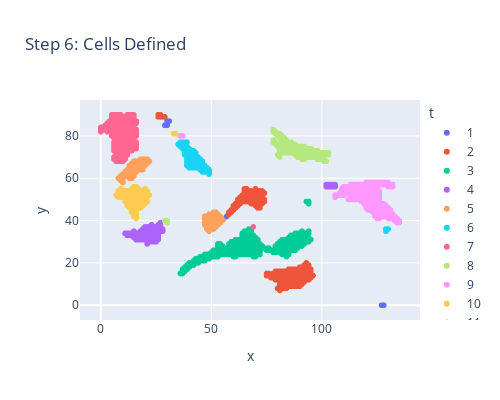

Notebook cell for this chart:
### Code cell
# visualize cells that have been found
cell_localization_df['t'] = cell_localization_df['cell_num'].astype('category')
display(cell_localization_df)
px.scatter(cell_localization_df, x='x',y='y',color='t',width=500,height=400,title="Step 6: Cells Defined")

### Figure 1 — Plotly figure (JSON) as saved in the notebook; plotly's stock layout.template omitted (floating-point values rounded to 4 significant figures; data arrays with more than 128 entries replaced by an {"elided": "..."} marker saying what was removed)
{"data": [{"hovertemplate": "t=1<br>x=%{x}<br>y=%{y}<extra></extra>", "legendgroup": "1", "marker": {"color": "#636efa", "symbol": "circle"}, "mode": "markers", "name": "1", "showlegend": true, "type": "scattergl", "x": [127, 128], "xaxis": "x", "y": [0, 0], "yaxis": "y"}, {"hovertemplate": "t=2<br>x=%{x}<br>y=%{y}<extra></extra>", "legendgroup": "2", "marker": {"color": "#EF553B", "symbol": "circle"}, "mode": "markers", "name": "2", "showlegend": true, "type": "scattergl", "x": {"elided": "153 int values"}, "xaxis": "x", "y": {"elided": "153 int values"}, "yaxis": "y"}, {"hovertemplate": "t=3<br>x=%{x}<br>y=%{y}<extra></extra>", "legendgroup": "3", "marker": {"color": "#00cc96", "symbol": "circle"}, "mode": "markers", "name": "3", "showlegend": true, "type": "scattergl", "x": {"elided": "342 int values"}, "xaxis": "x", "y": {"elided": "342 int values"}, "yaxis": "y"}, {"hovertemplate": "t=4<br>x=%{x}<br>y=%{y}<extra></extra>", "legendgroup": "4", "marker": {"color": "#ab63fa", "symbol": "circle"}, "mode": "markers", "name": "4", "showlegend": true, "type": "scattergl", "x": [21, 21, 21, 22, 22, 23, 23, 24, 24, 25, 25, 25, 26, 26, 26, 26, 25, 25, 24, 24, 24, 23, 23, 23, 22, 22, 22, 21, 21, 21, 20, 20, 20, 19, 19, 19, 18, 18, 18, 17, 17, 17, 16, 16, 16, 15, 15, 15, 14, 14, 13, 13, 12, 12, 11, 15, 16, 17, 18, 19, 20, 18, 19, 19, 20, 20, 21, 21, 22, 22, 23, 23, 24, 24, 25, 25, 26, 26, 27, 27, 28, 28, 26, 26, 25, 24, 23, 23, 22, 21, 20, 27, 27], "xaxis": "x", "y": [29, 30, 31, 30, 31, 30, 31, 30, 31, 30, 31, 32, 31, 32, 33, 34, 33, 34, 33, 32, 34, 33, 32, 34, 33, 32, 34, 33, 32, 34, 33, 32, 34, 33, 32, 34, 33, 32, 34, 33, 32, 34, 33, 32, 34, 33, 32, 34, 33, 34, 33, 34, 33, 34, 34, 35, 31, 31, 31, 31, 31, 35, 35, 36, 35, 36, 35, 36, 35, 36, 35, 36, 35, 36, 35, 36, 35, 36, 35, 36, 35, 36, 37, 38, 37, 37, 37, 38, 37, 37, 37, 38, 39], "yaxis": "y"}, {"hovertemplate": "t=5<br>x=%{x}<br>y=%{y}<extra></extra>", "legendgroup": "5", "marker": {"color": "#FFA15A", "symbol": "circle"}, "mode": "markers", "name": "5", "showlegend": true, "type": "scattergl", "x": [49, 49, 49, 48, 50, 50, 51, 51, 51, 52, 52, 52, 53, 53, 53, 54, 54, 54, 55, 55, 56, 54, 53, 53, 52, 52, 52, 51, 51, 51, 50, 50, 50, 49, 49, 49, 48, 48, 48, 47, 47, 47, 47, 47, 48, 48, 49, 49, 50, 50, 51, 48, 49, 50, 51, 51, 52, 52, 53], "xaxis": "x", "y": [35, 36, 37, 36, 36, 37, 36, 37, 38, 37, 38, 39, 38, 39, 40, 39, 40, 41, 40, 41, 41, 42, 41, 42, 41, 40, 42, 41, 40, 42, 41, 40, 42, 41, 40, 42, 41, 40, 42, 41, 40, 42, 39, 38, 39, 38, 39, 38, 39, 38, 39, 37, 43, 43, 43, 44, 43, 44, 43], "yaxis": "y"}, {"hovertemplate": "t=6<br>x=%{x}<br>y=%{y}<extra></extra>", "legendgroup": "6", "marker": {"color": "#19d3f3", "symbol": "circle"}, "mode": "markers", "name": "6", "showlegend": true, "type": "scattergl", "x": [129, 129, 130], "xaxis": "x", "y": [35, 36, 36], "yaxis": "y"}, {"hovertemplate": "t=7<br>x=%{x}<br>y=%{y}<extra></extra>", "legendgroup": "7", "marker": {"color": "#FF6692", "symbol": "circle"}, "mode": "markers", "name": "7", "showlegend": true, "type": "scattergl", "x": [69], "xaxis": "x", "y": [37], "yaxis": "y"}, {"hovertemplate": "t=8<br>x=%{x}<br>y=%{y}<extra></extra>", "legendgroup": "8", "marker": {"color": "#B6E880", "symbol": "circle"}, "mode": "markers", "name": "8", "showlegend": true, "type": "scattergl", "x": [30, 30, 29], "xaxis": "x", "y": [39, 40, 40], "yaxis": "y"}, {"hovertemplate": "t=9<br>x=%{x}<br>y=%{y}<extra></extra>", "legendgroup": "9", "marker": {"color": "#FF97FF", "symbol": "circle"}, "mode": "markers", "name": "9", "showlegend": true, "type": "scattergl", "x": {"elided": "242 int values"}, "xaxis": "x", "y": {"elided": "242 int values"}, "yaxis": "y"}, {"hovertemplate": "t=10<br>x=%{x}<br>y=%{y}<extra></extra>", "legendgroup": "10", "marker": {"color": "#FECB52", "symbol": "circle"}, "mode": "markers", "name": "10", "showlegend": true, "type": "scattergl", "x": [16, 16, 16, 15, 15, 15, 15, 14, 16, 16, 16, 16, 15, 17, 17, 18, 18, 18, 19, 19, 19, 20, 20, 20, 21, 20, 19, 19, 18, 18, 18, 17, 17, 17, 16, 16, 16, 15, 15, 15, 14, 14, 14, 13, 13, 13, 12, 12, 12, 11, 11, 11, 11, 10, 10, 9, 9, 8, 8, 8, 7, 8, 9, 9, 10, 10, 11, 11, 12, 12, 12, 13, 13, 13, 14, 14, 14, 15, 15, 15, 16, 16, 16, 17, 17, 17, 18, 18, 18, 19, 19, 19, 20, 20, 20, 20, 21, 21, 21, 22, 17, 16, 16, 15, 15, 14, 9, 12, 12, 13, 13, 14, 14, 15, 15, 16, 17, 14, 14, 13], "xaxis": "x", "y": [41, 42, 43, 42, 43, 44, 45, 44, 44, 45, 46, 47, 46, 46, 47, 46, 47, 48, 47, 48, 49, 48, 49, 50, 49, 51, 50, 51, 50, 49, 51, 50, 49, 51, 50, 49, 51, 50, 49, 51, 50, 49, 51, 50, 49, 51, 50, 49, 51, 50, 49, 51, 52, 51, 52, 51, 52, 51, 52, 53, 52, 54, 53, 54, 53, 54, 53, 54, 53, 52, 54, 53, 52, 54, 53, 52, 54, 53, 52, 54, 53, 52, 54, 53, 52, 54, 53, 52, 54, 53, 52, 54, 53, 52, 54, 55, 54, 52, 51, 52, 55, 55, 56, 55, 56, 55, 55, 48, 47, 48, 47, 48, 47, 48, 47, 48, 48, 46, 45, 46], "yaxis": "y"}, {"hovertemplate": "t=11<br>x=%{x}<br>y=%{y}<extra></extra>", "legendgroup": "11", "marker": {"color": "#636efa", "symbol": "circle"}, "mode": "markers", "name": "11", "showlegend": true, "type": "scattergl", "x": [57], "xaxis": "x", "y": [42], "yaxis": "y"}, {"hovertemplate": "t=12<br>x=%{x}<br>y=%{y}<extra></extra>", "legendgroup": "12", "marker": {"color": "#EF553B", "symbol": "circle"}, "mode": "markers", "name": "12", "showlegend": true, "type": "scattergl", "x": [58, 58, 59, 59, 60, 60, 60, 61, 61, 61, 62, 62, 62, 63, 63, 63, 64, 64, 65, 65, 66, 66, 67, 67, 68, 68, 68, 69, 69, 69, 70, 70, 70, 71, 71, 71, 72, 72, 72, 73, 73, 73, 74, 74, 73, 73, 72, 72, 71, 71, 70, 70, 69, 69, 68, 68, 67, 67, 66, 66, 65, 65, 64, 64, 63, 65, 65, 66, 66, 67, 67, 68, 68, 69, 69, 70, 70, 71, 71, 72, 72, 73, 73, 74, 70, 66, 65, 72, 72, 71, 71, 70, 62], "xaxis": "x", "y": [43, 44, 44, 45, 45, 46, 47, 46, 47, 48, 47, 48, 49, 48, 49, 50, 49, 50, 49, 50, 49, 50, 49, 50, 49, 48, 50, 49, 48, 50, 49, 48, 50, 49, 48, 50, 49, 48, 50, 49, 48, 50, 49, 50, 51, 52, 51, 52, 51, 52, 51, 52, 51, 52, 51, 52, 51, 52, 51, 52, 51, 52, 51, 52, 51, 53, 54, 53, 54, 53, 54, 53, 54, 53, 54, 53, 54, 53, 54, 53, 54, 53, 54, 53, 55, 55, 55, 47, 46, 47, 46, 47, 50], "yaxis": "y"}, {"hovertemplate": "t=13<br>x=%{x}<br>y=%{y}<extra></extra>", "legendgroup": "13", "marker": {"color": "#00cc96", "symbol": "circle"}, "mode": "markers", "name": "13", "showlegend": true, "type": "scattergl", "x": [94, 94, 93], "xaxis": "x", "y": [48, 49, 49], "yaxis": "y"}, {"hovertemplate": "t=14<br>x=%{x}<br>y=%{y}<extra></extra>", "legendgroup": "14", "marker": {"color": "#ab63fa", "symbol": "circle"}, "mode": "markers", "name": "14", "showlegend": true, "type": "scattergl", "x": [102, 102, 103, 103, 104, 104, 105, 105, 106, 106], "xaxis": "x", "y": [56, 57, 56, 57, 56, 57, 56, 57, 56, 57], "yaxis": "y"}, {"hovertemplate": "t=15<br>x=%{x}<br>y=%{y}<extra></extra>", "legendgroup": "15", "marker": {"color": "#FFA15A", "symbol": "circle"}, "mode": "markers", "name": "15", "showlegend": true, "type": "scattergl", "x": [10, 10, 10, 9, 9, 9, 8, 10, 10, 11, 11, 12, 12, 13, 13, 13, 14, 14, 14, 15, 15, 15, 15, 14, 16, 16, 16, 17, 17, 18, 18, 19, 19, 19, 19, 18, 20, 20, 20, 21, 21, 21, 22, 20, 19, 19, 18, 18, 18, 17, 17, 16, 16, 15, 15, 15, 14, 14, 14, 13, 13, 13, 13, 12, 14, 12, 11, 15, 16, 17], "xaxis": "x", "y": [58, 59, 60, 59, 60, 61, 60, 61, 62, 61, 62, 61, 62, 61, 60, 62, 61, 60, 62, 61, 62, 63, 64, 63, 63, 64, 65, 64, 65, 64, 65, 64, 65, 66, 67, 66, 66, 67, 68, 67, 68, 69, 68, 69, 69, 68, 69, 68, 67, 68, 67, 68, 67, 68, 67, 66, 67, 66, 65, 66, 65, 64, 63, 64, 64, 63, 63, 65, 66, 66], "yaxis": "y"}, {"hovertemplate": "t=16<br>x=%{x}<br>y=%{y}<extra></extra>", "legendgroup": "16", "marker": {"color": "#19d3f3", "symbol": "circle"}, "mode": "markers", "name": "16", "showlegend": true, "type": "scattergl", "x": [49, 49, 49, 48, 48, 47, 47, 46, 46, 46, 45, 45, 45, 44, 44, 43, 43, 42, 42, 41, 41, 40, 40, 40, 39, 39, 39, 39, 40, 40, 41, 41, 41, 42, 42, 42, 43, 43, 43, 44, 44, 44, 45, 45, 45, 46, 46, 46, 47, 47, 48, 44, 43, 43, 42, 42, 41, 41, 40, 40, 39, 39, 39, 38, 38, 38, 38, 39, 39, 40, 40, 40, 41, 41, 42, 42, 43, 39, 38, 38, 37, 37, 37, 36, 36, 36, 35, 37, 38, 39], "xaxis": "x", "y": [62, 63, 64, 63, 64, 63, 64, 63, 64, 65, 64, 65, 66, 65, 66, 65, 66, 65, 66, 65, 66, 65, 66, 67, 66, 67, 68, 69, 68, 69, 68, 67, 69, 68, 67, 69, 68, 67, 69, 68, 67, 69, 68, 67, 69, 68, 67, 66, 66, 65, 65, 70, 70, 71, 70, 71, 70, 71, 70, 71, 70, 71, 72, 71, 72, 73, 74, 73, 74, 73, 72, 74, 73, 72, 73, 72, 72, 75, 75, 76, 75, 74, 76, 75, 76, 77, 76, 77, 77, 77], "yaxis": "y"}, {"hovertemplate": "t=17<br>x=%{x}<br>y=%{y}<extra></extra>", "legendgroup": "17", "marker": {"color": "#FF6692", "symbol": "circle"}, "mode": "markers", "name": "17", "showlegend": true, "type": "scattergl", "x": {"elided": "244 int values"}, "xaxis": "x", "y": {"elided": "244 int values"}, "yaxis": "y"}, {"hovertemplate": "t=18<br>x=%{x}<br>y=%{y}<extra></extra>", "legendgroup": "18", "marker": {"color": "#B6E880", "symbol": "circle"}, "mode": "markers", "name": "18", "showlegend": true, "type": "scattergl", "x": {"elided": "138 int values"}, "xaxis": "x", "y": {"elided": "138 int values"}, "yaxis": "y"}, {"hovertemplate": "t=19<br>x=%{x}<br>y=%{y}<extra></extra>", "legendgroup": "19", "marker": {"color": "#FF97FF", "symbol": "circle"}, "mode": "markers", "name": "19", "showlegend": true, "type": "scattergl", "x": [36, 37], "xaxis": "x", "y": [80, 80], "yaxis": "y"}, {"hovertemplate": "t=20<br>x=%{x}<br>y=%{y}<extra></extra>", "legendgroup": "20", "marker": {"color": "#FECB52", "symbol": "circle"}, "mode": "markers", "name": "20", "showlegend": true, "type": "scattergl", "x": [33, 34], "xaxis": "x", "y": [81, 81], "yaxis": "y"}, {"hovertemplate": "t=21<br>x=%{x}<br>y=%{y}<extra></extra>", "legendgroup": "21", "marker": {"color": "#636efa", "symbol": "circle"}, "mode": "markers", "name": "21", "showlegend": true, "type": "scattergl", "x": [29, 30, 30, 30, 31], "xaxis": "x", "y": [85, 85, 86, 87, 87], "yaxis": "y"}, {"hovertemplate": "t=22<br>x=%{x}<br>y=%{y}<extra></extra>", "legendgroup": "22", "marker": {"color": "#EF553B", "symbol": "circle"}, "mode": "markers", "name": "22", "showlegend": true, "type": "scattergl", "x": [26, 26, 27, 27, 28, 29], "xaxis": "x", "y": [89, 90, 89, 90, 89, 89], "yaxis": "y"}], "layout": {"height": 400, "legend": {"title": {"text": "t"}, "tracegroupgap": 0}, "title": {"text": "Step 6: Cells Defined"}, "width": 500, "xaxis": {"anchor": "y", "autorange": true, "domain": [0, 1], "range": [-9.384, 144.4], "title": {"text": "x"}, "type": "linear"}, "yaxis": {"anchor": "x", "autorange": true, "domain": [0, 1], "range": [-6.969, 96.97], "title": {"text": "y"}, "type": "linear"}}}
